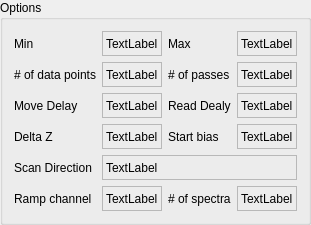
    <widget class="QGroupBox" name="groupBox">
     <property name="title">
      <string>Options</string>
     </property>
     <layout class="QGridLayout" name="gridLayout_2">
      <item row="3" column="2">
       <widget class="QLabel" name="label_12">
        <property name="sizePolicy">
         <sizepolicy hsizetype="Preferred" vsizetype="Fixed">
          <horstretch>0</horstretch>
          <verstretch>0</verstretch>
         </sizepolicy>
        </property>
        <property name="minimumSize">
         <size>
          <width>0</width>
          <height>25</height>
         </size>
        </property>
        <property name="maximumSize">
         <size>
          <width>16777215</width>
          <height>25</height>
         </size>
        </property>
        <property name="text">
         <string>Start bias</string>
        </property>
       </widget>
      </item>
      <item row="1" column="1">
       <widget class="QLabel" name="label_35">
        <property name="sizePolicy">
         <sizepolicy hsizetype="Preferred" vsizetype="Fixed">
          <horstretch>0</horstretch>
          <verstretch>0</verstretch>
         </sizepolicy>
        </property>
        <property name="minimumSize">
         <size>
          <width>0</width>
          <height>25</height>
         </size>
        </property>
        <property name="maximumSize">
         <size>
          <width>16777215</width>
          <height>25</height>
         </size>
        </property>
        <property name="frameShape">
         <enum>QFrame::StyledPanel</enum>
        </property>
        <property name="text">
         <string>TextLabel</string>
        </property>
       </widget>
      </item>
      <item row="1" column="2">
       <widget class="QLabel" name="label_61">
        <property name="sizePolicy">
         <sizepolicy hsizetype="Preferred" vsizetype="Fixed">
          <horstretch>0</horstretch>
          <verstretch>0</verstretch>
         </sizepolicy>
        </property>
        <property name="minimumSize">
         <size>
          <width>0</width>
          <height>25</height>
         </size>
        </property>
        <property name="maximumSize">
         <size>
          <width>16777215</width>
          <height>25</height>
         </size>
        </property>
        <property name="text">
         <string># of passes</string>
        </property>
       </widget>
      </item>
      <item row="2" column="3">
       <widget class="QLabel" name="label_18">
        <property name="sizePolicy">
         <sizepolicy hsizetype="Preferred" vsizetype="Fixed">
          <horstretch>0</horstretch>
          <verstretch>0</verstretch>
         </sizepolicy>
        </property>
        <property name="minimumSize">
         <size>
          <width>0</width>
          <height>25</height>
         </size>
        </property>
        <property name="maximumSize">
         <size>
          <width>16777215</width>
          <height>25</height>
         </size>
        </property>
        <property name="frameShape">
         <enum>QFrame::StyledPanel</enum>
        </property>
        <property name="text">
         <string>TextLabel</string>
        </property>
       </widget>
      </item>
      <item row="3" column="1">
       <widget class="QLabel" name="label_64">
        <property name="sizePolicy">
         <sizepolicy hsizetype="Preferred" vsizetype="Fixed">
          <horstretch>0</horstretch>
          <verstretch>0</verstretch>
         </sizepolicy>
        </property>
        <property name="minimumSize">
         <size>
          <width>0</width>
          <height>25</height>
         </size>
        </property>
        <property name="maximumSize">
         <size>
          <width>16777215</width>
          <height>25</height>
         </size>
        </property>
        <property name="frameShape">
         <enum>QFrame::StyledPanel</enum>
        </property>
        <property name="text">
         <string>TextLabel</string>
        </property>
       </widget>
      </item>
      <item row="0" column="1">
       <widget class="QLabel" name="label_4">
        <property name="sizePolicy">
         <sizepolicy hsizetype="Preferred" vsizetype="Fixed">
          <horstretch>0</horstretch>
          <verstretch>0</verstretch>
         </sizepolicy>
        </property>
        <property name="minimumSize">
         <size>
          <width>0</width>
          <height>25</height>
         </size>
        </property>
        <property name="maximumSize">
         <size>
          <width>16777215</width>
          <height>25</height>
         </size>
        </property>
        <property name="frameShape">
         <enum>QFrame::StyledPanel</enum>
        </property>
        <property name="text">
         <string>TextLabel</string>
        </property>
       </widget>
      </item>
      <item row="2" column="1">
       <widget class="QLabel" name="label_17">
        <property name="sizePolicy">
         <sizepolicy hsizetype="Preferred" vsizetype="Fixed">
          <horstretch>0</horstretch>
          <verstretch>0</verstretch>
         </sizepolicy>
        </property>
        <property name="minimumSize">
         <size>
          <width>0</width>
          <height>25</height>
         </size>
        </property>
        <property name="maximumSize">
         <size>
          <width>16777215</width>
          <height>25</height>
         </size>
        </property>
        <property name="frameShape">
         <enum>QFrame::StyledPanel</enum>
        </property>
        <property name="text">
         <string>TextLabel</string>
        </property>
       </widget>
      </item>
      <item row="1" column="0">
       <widget class="QLabel" name="label_34">
        <property name="sizePolicy">
         <sizepolicy hsizetype="Preferred" vsizetype="Fixed">
          <horstretch>0</horstretch>
          <verstretch>0</verstretch>
         </sizepolicy>
        </property>
        <property name="minimumSize">
         <size>
          <width>0</width>
          <height>25</height>
         </size>
        </property>
        <property name="maximumSize">
         <size>
          <width>16777215</width>
          <height>25</height>
         </size>
        </property>
        <property name="text">
         <string># of data points</string>
        </property>
       </widget>
      </item>
      <item row="3" column="3">
       <widget class="QLabel" name="label_14">
        <property name="sizePolicy">
         <sizepolicy hsizetype="Preferred" vsizetype="Fixed">
          <horstretch>0</horstretch>
          <verstretch>0</verstretch>
         </sizepolicy>
        </property>
        <property name="minimumSize">
         <size>
          <width>0</width>
          <height>25</height>
         </size>
        </property>
        <property name="maximumSize">
         <size>
          <width>16777215</width>
          <height>25</height>
         </size>
        </property>
        <property name="frameShape">
         <enum>QFrame::StyledPanel</enum>
        </property>
        <property name="text">
         <string>TextLabel</string>
        </property>
       </widget>
      </item>
      <item row="2" column="2">
       <widget class="QLabel" name="label_2">
        <property name="sizePolicy">
         <sizepolicy hsizetype="Preferred" vsizetype="Fixed">
          <horstretch>0</horstretch>
          <verstretch>0</verstretch>
         </sizepolicy>
        </property>
        <property name="minimumSize">
         <size>
          <width>0</width>
          <height>25</height>
         </size>
        </property>
        <property name="maximumSize">
         <size>
          <width>16777215</width>
          <height>25</height>
         </size>
        </property>
        <property name="text">
         <string>Read Dealy</string>
        </property>
       </widget>
      </item>
      <item row="1" column="3">
       <widget class="QLabel" name="label_62">
        <property name="sizePolicy">
         <sizepolicy hsizetype="Preferred" vsizetype="Fixed">
          <horstretch>0</horstretch>
          <verstretch>0</verstretch>
         </sizepolicy>
        </property>
        <property name="minimumSize">
         <size>
          <width>0</width>
          <height>25</height>
         </size>
        </property>
        <property name="maximumSize">
         <size>
          <width>16777215</width>
          <height>25</height>
         </size>
        </property>
        <property name="frameShape">
         <enum>QFrame::StyledPanel</enum>
        </property>
        <property name="text">
         <string>TextLabel</string>
        </property>
       </widget>
      </item>
      <item row="0" column="0">
       <widget class="QLabel" name="label_3">
        <property name="sizePolicy">
         <sizepolicy hsizetype="Preferred" vsizetype="Fixed">
          <horstretch>0</horstretch>
          <verstretch>0</verstretch>
         </sizepolicy>
        </property>
        <property name="minimumSize">
         <size>
          <width>0</width>
          <height>25</height>
         </size>
        </property>
        <property name="maximumSize">
         <size>
          <width>16777215</width>
          <height>25</height>
         </size>
        </property>
        <property name="text">
         <string>Min</string>
        </property>
       </widget>
      </item>
      <item row="3" column="0">
       <widget class="QLabel" name="label_63">
        <property name="sizePolicy">
         <sizepolicy hsizetype="Preferred" vsizetype="Fixed">
          <horstretch>0</horstretch>
          <verstretch>0</verstretch>
         </sizepolicy>
        </property>
        <property name="minimumSize">
         <size>
          <width>0</width>
          <height>25</height>
         </size>
        </property>
        <property name="maximumSize">
         <size>
          <width>16777215</width>
          <height>25</height>
         </size>
        </property>
        <property name="text">
         <string>Delta Z</string>
        </property>
       </widget>
      </item>
      <item row="2" column="0">
       <widget class="QLabel" name="label">
        <property name="sizePolicy">
         <sizepolicy hsizetype="Preferred" vsizetype="Fixed">
          <horstretch>0</horstretch>
          <verstretch>0</verstretch>
         </sizepolicy>
        </property>
        <property name="minimumSize">
         <size>
          <width>0</width>
          <height>25</height>
         </size>
        </property>
        <property name="maximumSize">
         <size>
          <width>16777215</width>
          <height>25</height>
         </size>
        </property>
        <property name="text">
         <string>Move Delay</string>
        </property>
       </widget>
      </item>
      <item row="0" column="2">
       <widget class="QLabel" name="label_5">
        <property name="sizePolicy">
         <sizepolicy hsizetype="Preferred" vsizetype="Fixed">
          <horstretch>0</horstretch>
          <verstretch>0</verstretch>
         </sizepolicy>
        </property>
        <property name="minimumSize">
         <size>
          <width>0</width>
          <height>25</height>
         </size>
        </property>
        <property name="maximumSize">
         <size>
          <width>16777215</width>
          <height>25</height>
         </size>
        </property>
        <property name="text">
         <string>Max</string>
        </property>
       </widget>
      </item>
      <item row="4" column="0">
       <widget class="QLabel" name="label_15">
        <property name="sizePolicy">
         <sizepolicy hsizetype="Preferred" vsizetype="Fixed">
          <horstretch>0</horstretch>
          <verstretch>0</verstretch>
         </sizepolicy>
        </property>
        <property name="minimumSize">
         <size>
          <width>0</width>
          <height>25</height>
         </size>
        </property>
        <property name="maximumSize">
         <size>
          <width>16777215</width>
          <height>25</height>
         </size>
        </property>
        <property name="text">
         <string>Scan Direction</string>
        </property>
       </widget>
      </item>
      <item row="0" column="3">
       <widget class="QLabel" name="label_19">
        <property name="sizePolicy">
         <sizepolicy hsizetype="Preferred" vsizetype="Fixed">
          <horstretch>0</horstretch>
          <verstretch>0</verstretch>
         </sizepolicy>
        </property>
        <property name="minimumSize">
         <size>
          <width>0</width>
          <height>25</height>
         </size>
        </property>
        <property name="maximumSize">
         <size>
          <width>16777215</width>
          <height>25</height>
         </size>
        </property>
        <property name="frameShape">
         <enum>QFrame::StyledPanel</enum>
        </property>
        <property name="text">
         <string>TextLabel</string>
        </property>
       </widget>
      </item>
      <item row="5" column="0">
       <widget class="QLabel" name="label_32">
        <property name="sizePolicy">
         <sizepolicy hsizetype="Preferred" vsizetype="Fixed">
          <horstretch>0</horstretch>
          <verstretch>0</verstretch>
         </sizepolicy>
        </property>
        <property name="minimumSize">
         <size>
          <width>0</width>
          <height>25</height>
         </size>
        </property>
        <property name="maximumSize">
         <size>
          <width>16777215</width>
          <height>25</height>
         </size>
        </property>
        <property name="text">
         <string>Ramp channel</string>
        </property>
       </widget>
      </item>
      <item row="5" column="1">
       <widget class="QLabel" name="label_33">
        <property name="sizePolicy">
         <sizepolicy hsizetype="Preferred" vsizetype="Fixed">
          <horstretch>0</horstretch>
          <verstretch>0</verstretch>
         </sizepolicy>
        </property>
        <property name="minimumSize">
         <size>
          <width>0</width>
          <height>25</height>
         </size>
        </property>
        <property name="maximumSize">
         <size>
          <width>16777215</width>
          <height>25</height>
         </size>
        </property>
        <property name="frameShape">
         <enum>QFrame::StyledPanel</enum>
        </property>
        <property name="text">
         <string>TextLabel</string>
        </property>
       </widget>
      </item>
      <item row="5" column="2">
       <widget class="QLabel" name="label_89">
        <property name="sizePolicy">
         <sizepolicy hsizetype="Preferred" vsizetype="Fixed">
          <horstretch>0</horstretch>
          <verstretch>0</verstretch>
         </sizepolicy>
        </property>
        <property name="minimumSize">
         <size>
          <width>0</width>
          <height>25</height>
         </size>
        </property>
        <property name="maximumSize">
         <size>
          <width>16777215</width>
          <height>25</height>
         </size>
        </property>
        <property name="text">
         <string># of spectra</string>
        </property>
       </widget>
      </item>
      <item row="5" column="3">
       <widget class="QLabel" name="label_90">
        <property name="sizePolicy">
         <sizepolicy hsizetype="Preferred" vsizetype="Fixed">
          <horstretch>0</horstretch>
          <verstretch>0</verstretch>
         </sizepolicy>
        </property>
        <property name="minimumSize">
         <size>
          <width>0</width>
          <height>25</height>
         </size>
        </property>
        <property name="maximumSize">
         <size>
          <width>16777215</width>
          <height>25</height>
         </size>
        </property>
        <property name="frameShape">
         <enum>QFrame::StyledPanel</enum>
        </property>
        <property name="text">
         <string>TextLabel</string>
        </property>
       </widget>
      </item>
      <item row="4" column="1" colspan="3">
       <widget class="QLabel" name="label_16">
        <property name="sizePolicy">
         <sizepolicy hsizetype="Preferred" vsizetype="Fixed">
          <horstretch>0</horstretch>
          <verstretch>0</verstretch>
         </sizepolicy>
        </property>
        <property name="minimumSize">
         <size>
          <width>0</width>
          <height>25</height>
         </size>
        </property>
        <property name="maximumSize">
         <size>
          <width>16777215</width>
          <height>25</height>
         </size>
        </property>
        <property name="frameShape">
         <enum>QFrame::StyledPanel</enum>
        </property>
        <property name="text">
         <string>TextLabel</string>
        </property>
       </widget>
      </item>
     </layout>
    </widget>
